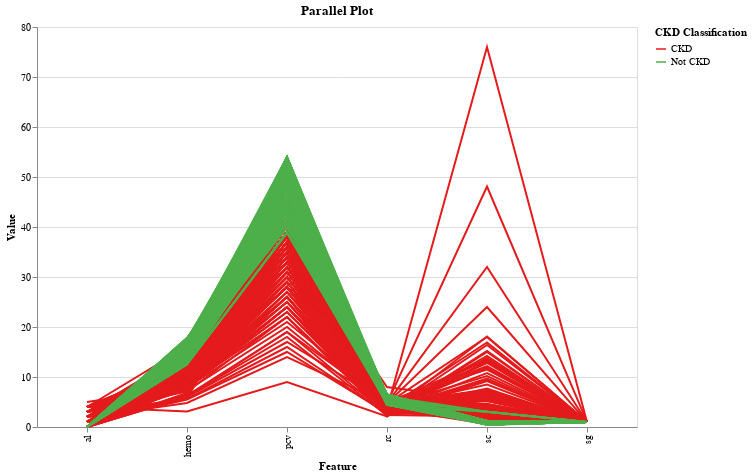

Notebook code cell kept with this figure:
### Markdown cell above
#### Parallel plot

**Hypothesis**: Individuals with CKD could have similar patterns across multiple features and similarly non-CKD individuals.

**Why investigate?**: CKD Diagnosis could depend on various features. A multivariate pattern helps us to understand how different features interact together.

The parallel plot can help us see clusters or patterns across multiple features using brushing method.

![Parallel plot](vega_viz_images/21.png)
![Parallel plot after brushing](vega_viz_images/22.png)

### Code cell
features = ['sc', 'al', 'sg', 'hemo', 'rc', 'pcv']

df_parallel = df[features].dropna().copy()

df_parallel['class_label'] = df['classification'].map({
    'ckd': 'CKD',
    'notckd': 'Not CKD'
})

df_long = df_parallel.reset_index().melt(
    id_vars=['index', 'class_label'],
    var_name='feature',
    value_name='value'
)

brush = alt.selection_interval(encodings=['y'])

parallel_plot = alt.Chart(df_long).mark_line().encode(
    x=alt.X('feature:N', title='Feature'),
    y=alt.Y('value:Q', title='Value', scale=alt.Scale(zero=False)),
    color=alt.Color('class_label:N', title='CKD Classification',
                    scale=alt.Scale(domain=['CKD', 'Not CKD'],
                                    range=['#e41a1c', '#4daf4a'])),
    detail='index:N',
    opacity=alt.condition(brush, alt.value(1), alt.value(0.05)),
    tooltip=['feature', 'value', 'class_label']
).add_params(
    brush
).properties(
    width=600,
    height=400,
    title="Parallel Plot"
)

parallel_plot

### Figure 1 — Vega-Lite specification as saved in the notebook (floating-point values rounded to 4 significant figures; data arrays with more than 128 entries replaced by an {"elided": "..."} marker saying what was removed)
{"config": {"view": {"continuousWidth": 300, "continuousHeight": 300}}, "data": {"name": "data-c7b3ec6c9662667da85f0f67ccd0c0e7"}, "mark": {"type": "line"}, "encoding": {"color": {"field": "class_label", "scale": {"domain": ["CKD", "Not CKD"], "range": ["#e41a1c", "#4daf4a"]}, "title": "CKD Classification", "type": "nominal"}, "detail": {"field": "index", "type": "nominal"}, "opacity": {"condition": {"param": "param_1", "value": 1}, "value": 0.05}, "tooltip": [{"field": "feature", "type": "nominal"}, {"field": "value", "type": "quantitative"}, {"field": "class_label", "type": "nominal"}], "x": {"field": "feature", "title": "Feature", "type": "nominal"}, "y": {"field": "value", "scale": {"zero": false}, "title": "Value", "type": "quantitative"}}, "height": 400, "params": [{"name": "param_1", "select": {"type": "interval", "encodings": ["y"]}}], "title": "Parallel Plot", "width": 600, "$schema": "https://vega.github.io/schema/vega-lite/v5.20.1.json", "datasets": {"data-c7b3ec6c9662667da85f0f67ccd0c0e7": {"elided": "2400 records"}}}
